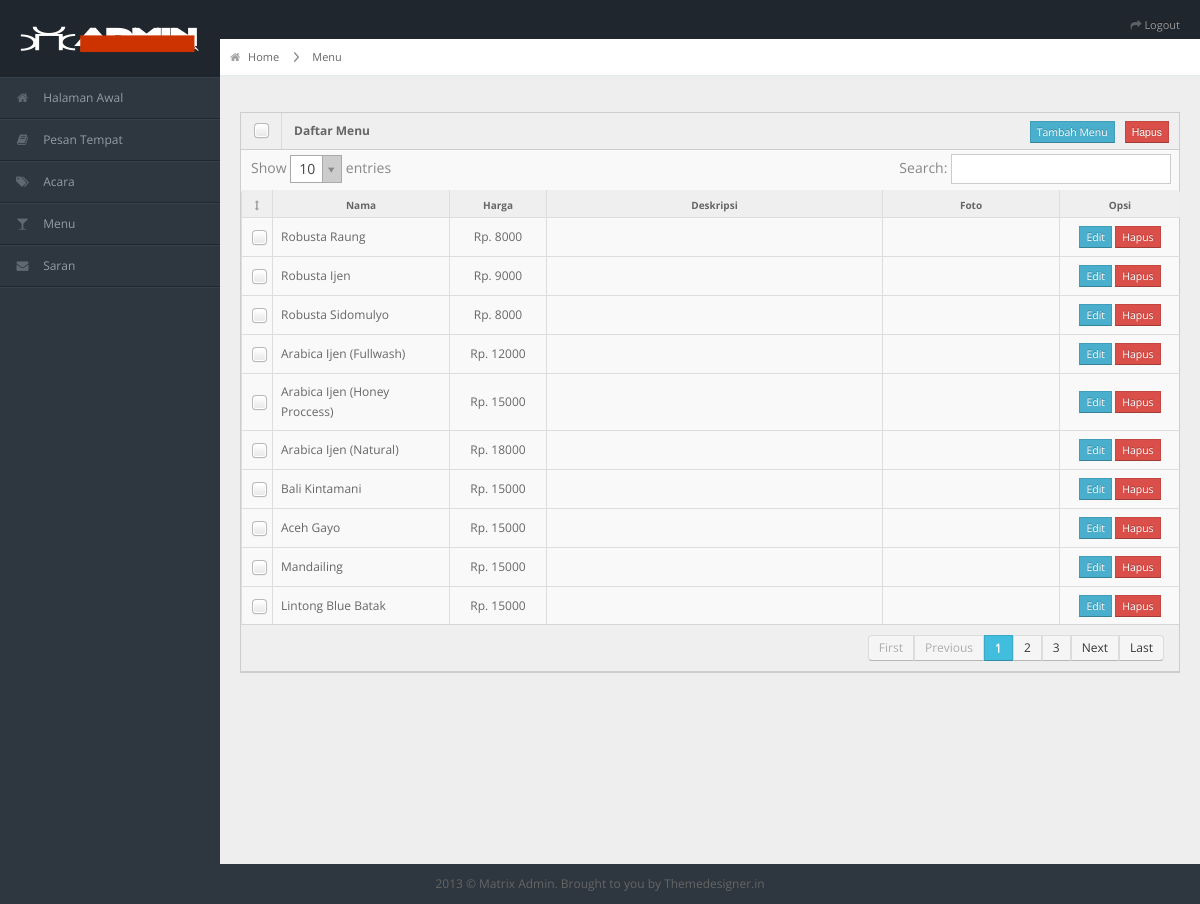
/Admin/Menu, run on the app's committed database.
### tables this page shows
CREATE TABLE `menu` (
  `no_menu` int(11) NOT NULL,
  `nama` varchar(100) NOT NULL,
  `kategori` set('makanan','minuman','kopi','') NOT NULL,
  `harga` int(11) DEFAULT NULL,
  `deskripsi` text NOT NULL,
  `nama_gambar` varchar(100) DEFAULT NULL
);

### application/controllers/Admin.php (called while the page is built, shortened)
<?php
class Admin extends CI_Controller {
	function __construct() {
			$this->load->model('M_aksiadmin');
			$this->load->view('admin/head');
			$this->load->view('admin/navigation');
			$this->load->view('admin/content');
	}
	public function menu(){
		$data = $this->M_aksiadmin->getMenu();
		$this->load->view('admin/konten/menu', array('data'=>$data));
		$this->load->view('admin/footer');
	}
}
?>

### index.php (called while the page is built, shortened)
<?php
require_once BASEPATH.'core/CodeIgniter.php';

### application/models/m_aksiadmin.php (called while the page is built, shortened)
<?php
class M_aksiadmin extends CI_Model {
	public function getMenu(){
		$this->db->order_by('no_menu','ASC');
		$data = $this->db->get('menu');
		return($data->result());
	}
}
?>

### application/views/admin/konten/menu.php (the view, shortened to what this page needs)
<div class="row-fluid">
      <div class="span12">
        <div class="widget-box">
        	<form action="<?php echo base_url('AksiAdminMenu/delmulMenu')?>" method="post">
          <div class="widget-title"> <span class="icon">
            </span>
            <h5>Daftar Menu</h5>
            <input type="submit" class=" btn btn-mini btn-danger buttons" value="Hapus" />
            <a href="<?php echo base_url('Admin/newMenu'); ?>" class=" btn btn-mini btn-info buttons">Tambah Menu</a>
          </div>
          <div class="widget-content nopadding">
            <table class="table table-bordered data-table with-check event">
              <thead>
                <tr>
                  <th class=""><i class="icon-resize-vertical"></th>
                  <th class="m-dua">Nama</th>
                  <th class="m-tiga">Harga</th>
                  <th class="m-empat">Deskripsi</th>
                  <th class="m-dua">Foto</th>
                  <th class="lima">Opsi</th>
                </tr>
              </thead>
              <tbody>
              <?php foreach($data as $row){?>
                <tr class="gradeX">
                  <td class="m-satu"><input type="checkbox" name="no_menu[]" value="<?php echo $row->no_menu ?>" /></td>
                  <td class="dua"><?php echo $row->nama;?></td>
                  <td class="m-tiga"><p>Rp. <?php echo $row->harga; ?></p></td>
                  <td class="empat"><p><?php echo $row->deskripsi; ?></p></td>
                  <td class="mid dua ">
                  </td>
                  <td class="lima">
                  	<a  href="<?php echo base_url()."Admin/editMenu/".$row->no_menu ?>" class="btn btn-mini btn-info">Edit</a>
                  	<a  href="<?php echo base_url()."AksiAdminMenu/delMenu/".$row->no_menu ?>" class="btn btn-mini btn-danger">Hapus</a>
                  </td>
                </tr>
                <?php } ?>
              </tbody>
            </table>
            </form>
          </div>
        </div>
      </div>
    </div>
    </div>
    </div>

### assets/admin/css/matrix-style.css (style rules this page uses)
* { outline:none !important; -moz-outline: none !important; }
html, body { height:100% }
body { overflow-x: hidden; margin-top: -10px; font-family: 'Open Sans', sans-serif; font-size:12px; color:#666; }
a { color:#666; }
select, textarea, input[type="text"], input[type="password"], input[type="datetime"], input[type="datetime-local"], input[type="date"], input[type="month"], input[type="time"], input[type="week"], input[type="number"], input[type="email"], input[type="url"], input[type="search"], input[type="tel"], input[type="color"], .uneditable-input, .label, .dropdown-menu, .btn, .well, .progress, .table-bordered, .btn-group > .btn:first-child, .btn-group > .btn:last-child, .btn-group > .btn:last-child, .btn-group > .dropdown-toggle, .alert { border-radius:0px; }
.btn, textarea, input[type="text"], input[type="password"], input[type="datetime"], input[type="datetime-local"], input[type="date"], input[type="month"], input[type="time"], input[type="week"], input[type="number"], input[type="email"], input[type="url"], input[type="search"], input[type="tel"], input[type="color"], .uneditable-input { box-shadow:none; }
.progress, .progress-success .bar, .progress .bar-success, .progress-warning .bar, .progress .bar-warning, .progress-danger .bar, .progress .bar-danger, .progress-info .bar, .progress .bar-info, .btn, .btn-primary { background-image:none; }
.container-fluid .row-fluid:first-child { margin-top: 20px; }
.stat-boxes .peity_bar_good, .stat-boxes .peity_line_good, { color: #459D1C; }
.widget-box { background: none repeat scroll 0 0 #F9F9F9; border-left: 1px solid #CDCDCD; border-top: 1px solid #CDCDCD; border-right: 1px solid #CDCDCD; clear: both; margin-top: 16px; margin-bottom: 16px; position: relative; }
.widget-title, .modal-header, .table th, div.dataTables_wrapper .ui-widget-header { background:#efefef; border-bottom: 1px solid #CDCDCD; height: 36px; }
.widget-title span.icon { padding: 9px 10px 7px 11px; float: left; border-right:1px solid #dadada; }
.widget-title h5 { color: #666; float: left; font-size: 12px; font-weight: bold; padding: 12px; line-height: 12px; margin: 0; }
.widget-title .buttons { float: right; margin: 8px 10px 0 0; }
.widget-content { padding:15px; border-bottom: 1px solid #cdcdcd; }
.table th { height: auto; font-size: 10px; padding: 5px 10px 2px; border-bottom: 0; text-align: center; color: #666666; }
.table.with-check tr th:first-child, .table.with-check tr td:first-child { width: 10px; }
.table.with-check tr th:first-child i { margin-top: -2px; opacity: 0.6; }
.nopadding { padding: 0 !important; }
.nopadding .table { margin-bottom: 0; }
.nopadding .table-bordered { border: 0; }
form { margin-bottom: 0; }

### assets/admin/css/matrix-media.css (style rules this page uses)
body { background:#2E363F; }

### assets/admin/css/mystyle.css (style rules this page uses)
.table.event { table-layout: fixed; }
.table .dua { width: 10%; vertical-align: middle; }
.table .empat { width: 70% }
.table .lima { width: 100px; text-align: center; vertical-align: middle; }
.mid.dua { text-align: center; }
.table .m-satu { vertical-align: middle; }
.table .m-dua { width: 20%; vertical-align: middle; }
.table .m-tiga { vertical-align: middle; text-align: center; width: 10%; }
.table .m-tiga p { vertical-align: middle; line-height: 1.5em; max-height: 3em; overflow: hidden; margin-bottom: 0px; }
.table .m-empat { width: 40% }

### data on the page
menu: nama "Robusta Raung", harga "8000"
menu: nama "Robusta Ijen", harga "9000"
menu: nama "Robusta Sidomulyo", harga "8000"
menu: nama "Arabica Ijen (Fullwash)", harga "12000"
menu: nama "Arabica Ijen (Honey Proccess)", harga "15000"
menu: nama "Arabica Ijen (Natural)", harga "18000"
menu: nama "Bali Kintamani", harga "15000"
menu: nama "Aceh Gayo", harga "15000"
menu: nama "Mandailing", harga "15000"
menu: nama "Lintong Blue Batak", harga "15000"
